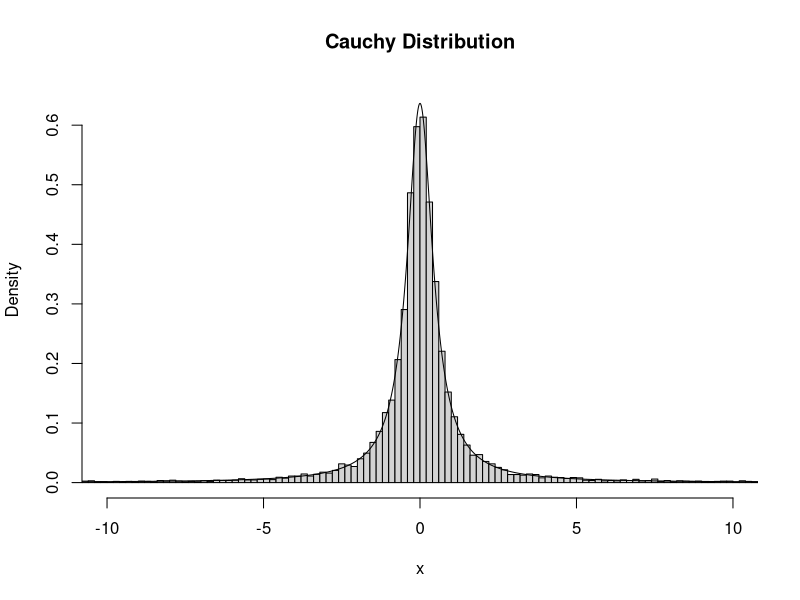

This chart was generated by the following R code:

set.seed(1331)

n     <- 10000 #size of data set

sigma <- 0.5 #distribution parameter

u     <- runif(n) #generates U[0,1] of size n (10000)

x1    <- sigma * tan(pi*(u-1/2)) #generates Cauchy inverse of size n

x     <- seq(-20,20,0.01) #x values for theoretical line

y     <- (sigma)/(pi*(x**2 + sigma**2))

#plot of random Cauchy distribution with theoretical model overlaid
 hist(x1, breaks = 30000, probability="True", xlim=c(-10,10), ylim = c(0,max(y)+0.01),main="Cauchy Distribution", xlab="x")
lines(x,y)

#goodness of fit
ks.test(x1,y)
